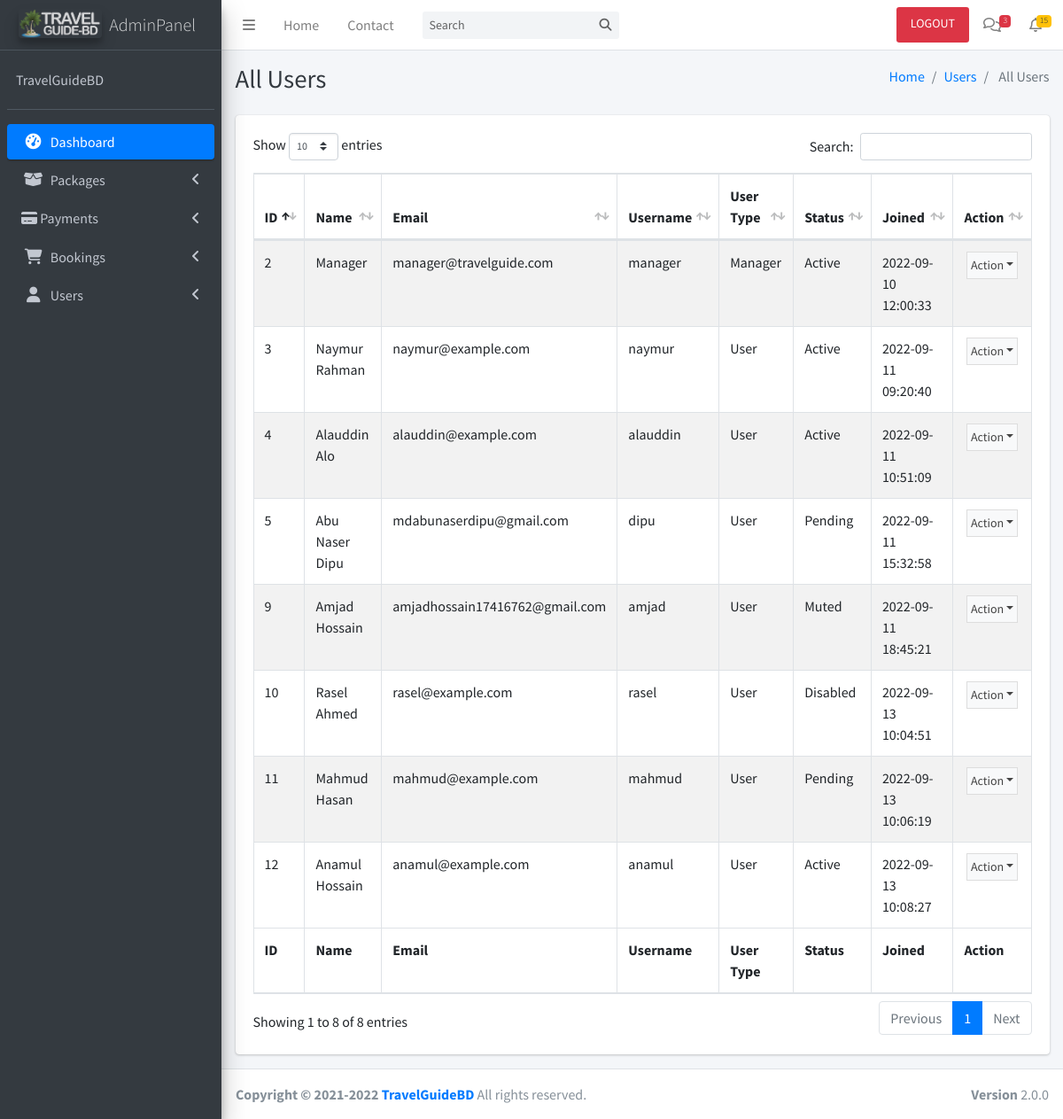
Page /managing/users.php (signed in) on the committed database.
### tables this page shows
CREATE TABLE `users` (
  `id` mediumint(7) UNSIGNED NOT NULL,
  `name` varchar(50) NOT NULL,
  `email` varchar(50) NOT NULL,
  `username` varchar(20) NOT NULL,
  `password` varchar(40) NOT NULL,
  `user_type` tinyint(1) NOT NULL DEFAULT 3,
  `status` varchar(10) NOT NULL DEFAULT 'Pending',
  `joined` datetime NOT NULL DEFAULT current_timestamp()
);

CREATE TABLE `user_type` (
  `user_type_code` tinyint(1) NOT NULL,
  `user_type_name` text NOT NULL
);

### managing/users.php (the view, shortened to what this page needs)
<?php include "../includes/dbcon.php" ?>
<!DOCTYPE html>
<html lang="en">
<head>
  <link rel="stylesheet" href="plugins/overlayScrollbars/css/OverlayScrollbars.min.css">
  <link rel="stylesheet" href="plugins/datatables-bs4/css/dataTables.bootstrap4.min.css">
  <link rel="stylesheet" href="plugins/datatables-responsive/css/responsive.bootstrap4.min.css">
  <link rel="stylesheet" href="dist/css/adminlte.min.css">
</head>
<body class="hold-transition sidebar-mini layout-fixed layout-navbar-fixed layout-footer-fixed">
  <div class="wrapper">
    <?php include("includes/topbar.php"); ?>
    <?php include("includes/left_sidebar.php"); ?>
    <div class="content-wrapper">
      <div class="content-header">
        <div class="container-fluid">
          <div class="row mb-2">
            <div class="col-sm-6">
              <h1 class="m-0 text-dark">
                <?php
                if (isset($_GET['type']) && $_GET['type'] == "manager") echo "Managers List";
                else if (isset($_GET['status'])) {
                  if ($_GET['status'] == "pending") echo "Pending Users";
                  if ($_GET['status'] == "muted") echo "Muted Users";
                  if ($_GET['status'] == "disabled") echo "Disabled Users";
                  if ($_GET['status'] == "active") echo "Active Users";
                } else echo "All Users";
                ?>
              </h1>
            </div>
            <div class="col-sm-6">
              <ol class="breadcrumb float-sm-right">
                <li class="breadcrumb-item"><a href="index.php">Home</a></li>
                <li class="breadcrumb-item"><a href="users.php">Users</a></li>
                <li class="breadcrumb-item active">
                  <?php
                  if (isset($_GET['type']) && $_GET['type'] == "manager") echo "Managers";
                  else if (isset($_GET['status'])) {
                    if ($_GET['status'] == "pending") echo "Pending Users";
                    if ($_GET['status'] == "muted") echo "Muted Users";
                    if ($_GET['status'] == "disabled") echo "Disabled Users";
                    if ($_GET['status'] == "active") echo "Active Users";
                  } else echo "All Users";
                  ?>
                </li>
              </ol>
            </div>
          </div>
        </div>
      </div>
      <section class="content">
        <div class="container-fluid">
          <div class="row">
            <div class="col-12">
              <div class="card">
                <div class="card-body">
                  <table id="example1" class="table table-bordered table-striped">
                    <colgroup>
                      <col width="5%">
                      <col width="18%">
                      <col width="17%">
                      <col width="10%">
                      <col width="15%">
                      <col width="8%">
                      <col width="17%">
                      <col width="10%">
                    </colgroup>
                    <thead>
                      <tr>
                        <th>ID</th>
                        <th>Name</th>
                        <th>Email</th>
                        <th>Username</th>
                        <th>User Type</th>
                        <th>Status</th>
                        <th>Joined</th>
                        <th>Action</th>
                      </tr>
                    </thead>
                    <tbody>
                      <?php
                      $sql = "SELECT * FROM users, user_type WHERE user_type!=1 AND user_type=user_type_code";
                      $result = $dbcon->query($sql);
                      while ($row = $result->fetch_assoc()) {
                      ?>
                        <tr>
                          <td><?php echo $row['id'] ?></td>
                          <td><?php echo $row['name'] ?></td>
                          <td><?php echo $row['email'] ?></td>
                          <td><?php echo $row['username'] ?></td>
                          <td><?php echo $row['user_type_name'] ?></td>
                          <td><?php echo $row['status'] ?></td>
                          <td><?php echo $row['joined'] ?></td>
                          <td align="center">
                            <button type="button" class="btn btn-flat p-1 btn-default btn-sm dropdown-toggle dropdown-icon" data-toggle="dropdown">
                              Action
                            </button>
                          </td>
                        </tr>
                      <?php
                      }
                      ?>
                    </tbody>
                    <tfoot>
                      <tr>
                        <th>ID</th>
                        <th>Name</th>
                        <th>Email</th>
                        <th>Username</th>
                        <th>User Type</th>
                        <th>Status</th>
                        <th>Joined</th>
                        <th>Action</th>
                      </tr>
                    </tfoot>
                  </table>
                </div>
              </div>
            </div>
          </div>
        </div>
      </section>
    </div>
    <?php include("includes/footer.php") ?>
  </div>
</body>
</html>

### rows in the picture
users: id "2", name "Manager", email "manager@travelguide.com", username "manager", user_type.user_type_name "Manager", status "Active", joined "2022-09-10 12:00:33"
users: id "3", name "Naymur Rahman", email "naymur@example.com", username "naymur", user_type.user_type_name "User", status "Active", joined "2022-09-11 09:20:40"
users: id "4", name "Alauddin Alo", email "alauddin@example.com", username "alauddin", user_type.user_type_name "User", status "Active", joined "2022-09-11 10:51:09"
users: id "5", name "Abu Naser Dipu", email "mdabunaserdipu@gmail.com", username "dipu", user_type.user_type_name "User", status "Pending", joined "2022-09-11 15:32:58"
users: id "9", name "Amjad Hossain", email "amjadhossain17416762@gmail.com", username "amjad", user_type.user_type_name "User", status "Muted", joined "2022-09-11 18:45:21"
users: id "10", name "Rasel Ahmed", email "rasel@example.com", username "rasel", user_type.user_type_name "User", status "Disabled", joined "2022-09-13 10:04:51"
users: id "11", name "Mahmud Hasan", email "mahmud@example.com", username "mahmud", user_type.user_type_name "User", status "Pending", joined "2022-09-13 10:06:19"
users: id "12", name "Anamul Hossain", email "anamul@example.com", username "anamul", user_type.user_type_name "User", status "Active", joined "2022-09-13 10:08:27"
